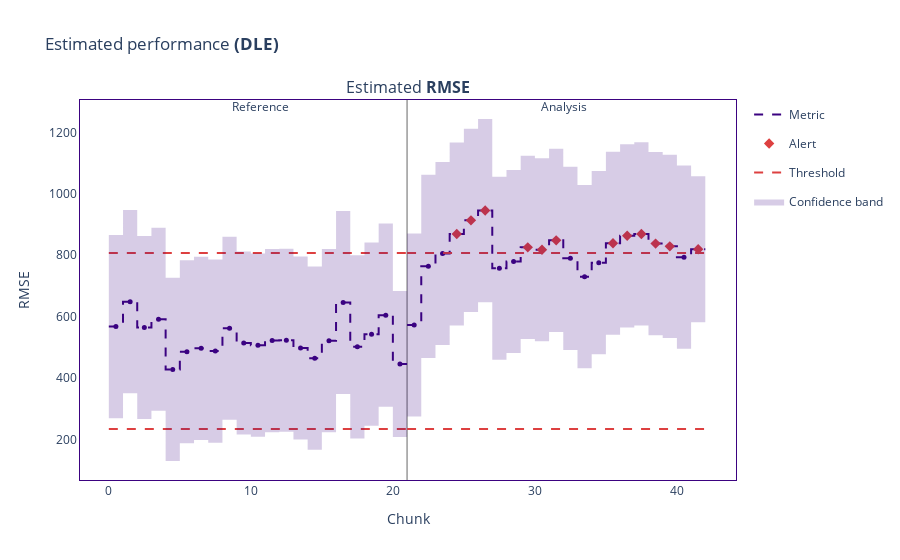

The notebook cell this image was saved under:
### Code cell
estimated_results.plot().show()

### Figure 1 — Plotly figure (JSON) as saved in the notebook; plotly's stock layout.template omitted (floating-point values rounded to 4 significant figures; data arrays with more than 128 entries replaced by an {"elided": "..."} marker saying what was removed)
{"data": [{"hoverinfo": "skip", "legendgroup": "metric_reference", "line": {"color": "#3b0280", "dash": "dash", "shape": "hv", "width": 2}, "mode": "lines", "name": "Metric", "showlegend": true, "type": "scatter", "x": [0, 1, 2, 3, 4, 5, 6, 7, 8, 9, 10, 11, 12, 13, 14, 15, 16, 17, 18, 19, 20, 21], "xaxis": "x", "y": [567.6, 648.9, 564.7, 591.5, 428.2, 485.7, 496.8, 487.8, 562.3, 514.3, 507.2, 522.0, 523.0, 498.0, 464.9, 521.9, 646.2, 501.8, 543.0, 604.9, 446.0, 446.0], "yaxis": "y"}, {"customdata": {"elided": "21x7 mixed values"}, "hovertemplate": "%{customdata[1]} &nbsp; &nbsp; %{customdata[2]} <br />Chunk: <b>%{customdata[3]}</b> &nbsp; &nbsp; %{customdata[4]} <br />%{customdata[0]}: <b>%{customdata[5]}</b><br />Confidence band: +/- <b>%{customdata[6]}</b><br /><extra></extra>", "legendgroup": "metric_reference", "line": {"dash": "dash"}, "marker": {"color": "#3b0280", "size": 5, "symbol": "circle"}, "mode": "markers", "name": "Metric", "showlegend": false, "type": "scatter", "x": [0.5, 1.5, 2.5, 3.5, 4.5, 5.5, 6.5, 7.5, 8.5, 9.5, 10.5, 11.5, 12.5, 13.5, 14.5, 15.5, 16.5, 17.5, 18.5, 19.5, 20.5], "xaxis": "x", "y": [567.6, 648.9, 564.7, 591.5, 428.2, 485.7, 496.8, 487.8, 562.3, 514.3, 507.2, 522.0, 523.0, 498.0, 464.9, 521.9, 646.2, 501.8, 543.0, 604.9, 446.0, 446.0], "yaxis": "y"}, {"hoverinfo": "skip", "legendgroup": "metric_analysis", "line": {"color": "#3b0280", "dash": "dash", "shape": "hv", "width": 2}, "mode": "lines", "name": "Metric", "showlegend": false, "type": "scatter", "x": [21, 22, 23, 24, 25, 26, 27, 28, 29, 30, 31, 32, 33, 34, 35, 36, 37, 38, 39, 40, 41, 42], "xaxis": "x", "y": [572.7, 763.7, 805.7, 869.3, 913.6, 945.4, 757.6, 779.7, 825.6, 817.8, 848.4, 789.9, 730.2, 775.7, 838.8, 863.1, 869.3, 837.8, 828.9, 793.7, 819.5, 819.5], "yaxis": "y"}, {"customdata": {"elided": "21x7 mixed values"}, "hovertemplate": "%{customdata[1]} &nbsp; &nbsp; %{customdata[2]} <br />Chunk: <b>%{customdata[3]}</b> &nbsp; &nbsp; %{customdata[4]} <br />%{customdata[0]}: <b>%{customdata[5]}</b><br />Confidence band: +/- <b>%{customdata[6]}</b><br /><extra></extra>", "legendgroup": "metric_analysis", "line": {"dash": "dash"}, "marker": {"color": "#3b0280", "size": 5, "symbol": "circle"}, "mode": "markers", "name": "Metric", "showlegend": false, "type": "scatter", "x": [21.5, 22.5, 23.5, 24.5, 25.5, 26.5, 27.5, 28.5, 29.5, 30.5, 31.5, 32.5, 33.5, 34.5, 35.5, 36.5, 37.5, 38.5, 39.5, 40.5, 41.5], "xaxis": "x", "y": [572.7, 763.7, 805.7, 869.3, 913.6, 945.4, 757.6, 779.7, 825.6, 817.8, 848.4, 789.9, 730.2, 775.7, 838.8, 863.1, 869.3, 837.8, 828.9, 793.7, 819.5, 819.5], "yaxis": "y"}, {"hoverinfo": "skip", "legendgroup": "alert", "marker": {"color": "#DD4040", "size": 8, "symbol": "diamond"}, "mode": "markers", "name": "Alert", "showlegend": true, "type": "scatter", "x": [24.5, 25.5, 26.5, 29.5, 30.5, 31.5, 35.5, 36.5, 37.5, 38.5, 39.5, 41.5], "xaxis": "x", "y": [869.3, 913.6, 945.4, 825.6, 817.8, 848.4, 838.8, 863.1, 869.3, 837.8, 828.9, 819.5], "yaxis": "y"}, {"hoverinfo": "skip", "legendgroup": "thresh", "line": {"color": "#DD4040", "dash": "dash", "width": 2}, "mode": "lines", "name": "Threshold", "showlegend": true, "type": "scatter", "x": [0, 1, 2, 3, 4, 5, 6, 7, 8, 9, 10, 11, 12, 13, 14, 15, 16, 17, 18, 19, 20, 21], "xaxis": "x", "y": [806.9, 806.9, 806.9, 806.9, 806.9, 806.9, 806.9, 806.9, 806.9, 806.9, 806.9, 806.9, 806.9, 806.9, 806.9, 806.9, 806.9, 806.9, 806.9, 806.9, 806.9, 806.9], "yaxis": "y"}, {"hoverinfo": "skip", "legendgroup": "thresh", "line": {"color": "#DD4040", "dash": "dash", "width": 2}, "mode": "lines", "name": "Threshold", "showlegend": false, "type": "scatter", "x": [0, 1, 2, 3, 4, 5, 6, 7, 8, 9, 10, 11, 12, 13, 14, 15, 16, 17, 18, 19, 20, 21], "xaxis": "x", "y": [234.3, 234.3, 234.3, 234.3, 234.3, 234.3, 234.3, 234.3, 234.3, 234.3, 234.3, 234.3, 234.3, 234.3, 234.3, 234.3, 234.3, 234.3, 234.3, 234.3, 234.3, 234.3], "yaxis": "y"}, {"hoverinfo": "skip", "legendgroup": "thresh", "line": {"color": "#DD4040", "dash": "dash", "width": 2}, "mode": "lines", "name": "Threshold", "showlegend": false, "type": "scatter", "x": [21, 22, 23, 24, 25, 26, 27, 28, 29, 30, 31, 32, 33, 34, 35, 36, 37, 38, 39, 40, 41, 42], "xaxis": "x", "y": [806.9, 806.9, 806.9, 806.9, 806.9, 806.9, 806.9, 806.9, 806.9, 806.9, 806.9, 806.9, 806.9, 806.9, 806.9, 806.9, 806.9, 806.9, 806.9, 806.9, 806.9, 806.9], "yaxis": "y"}, {"hoverinfo": "skip", "legendgroup": "thresh", "line": {"color": "#DD4040", "dash": "dash", "width": 2}, "mode": "lines", "name": "Threshold", "showlegend": false, "type": "scatter", "x": [21, 22, 23, 24, 25, 26, 27, 28, 29, 30, 31, 32, 33, 34, 35, 36, 37, 38, 39, 40, 41, 42], "xaxis": "x", "y": [234.3, 234.3, 234.3, 234.3, 234.3, 234.3, 234.3, 234.3, 234.3, 234.3, 234.3, 234.3, 234.3, 234.3, 234.3, 234.3, 234.3, 234.3, 234.3, 234.3, 234.3, 234.3], "yaxis": "y"}, {"hoverinfo": "skip", "line": {"color": "rgba(0, 0, 0, 0)", "shape": "hv"}, "mode": "lines", "name": "Confidence band", "showlegend": false, "type": "scatter", "x": [0, 1, 2, 3, 4, 5, 6, 7, 8, 9, 10, 11, 12, 13, 14, 15, 16, 17, 18, 19, 20, 21], "xaxis": "x", "y": [865.7, 947.0, 862.8, 889.6, 726.2, 783.7, 794.9, 785.9, 860.4, 812.4, 805.3, 820.1, 821.1, 796.1, 763.0, 819.9, 944.2, 799.8, 841.1, 903.0, 683.4, 683.4], "yaxis": "y"}, {"fill": "tonexty", "fillcolor": "rgba(59, 2, 128, 0.2)", "hoverinfo": "skip", "line": {"color": "rgba(0, 0, 0, 0)", "shape": "hv"}, "mode": "lines", "name": "Confidence band", "showlegend": true, "type": "scatter", "x": [0, 1, 2, 3, 4, 5, 6, 7, 8, 9, 10, 11, 12, 13, 14, 15, 16, 17, 18, 19, 20, 21], "xaxis": "x", "y": [269.5, 350.8, 266.6, 293.4, 130.1, 187.6, 198.8, 189.7, 264.2, 216.3, 209.1, 223.9, 224.9, 199.9, 166.9, 223.8, 348.1, 203.7, 245.0, 306.9, 208.6, 208.6], "yaxis": "y"}, {"hoverinfo": "skip", "line": {"color": "rgba(0, 0, 0, 0)", "shape": "hv"}, "mode": "lines", "name": "Confidence band", "showlegend": false, "type": "scatter", "x": [21, 22, 23, 24, 25, 26, 27, 28, 29, 30, 31, 32, 33, 34, 35, 36, 37, 38, 39, 40, 41, 42], "xaxis": "x", "y": [870.8, 1062.0, 1104.0, 1167.0, 1212.0, 1243.0, 1056.0, 1078.0, 1124.0, 1116.0, 1146.0, 1088.0, 1028.0, 1074.0, 1137.0, 1161.0, 1167.0, 1136.0, 1127.0, 1092.0, 1057.0, 1057.0], "yaxis": "y"}, {"fill": "tonexty", "fillcolor": "rgba(59, 2, 128, 0.2)", "hoverinfo": "skip", "line": {"color": "rgba(0, 0, 0, 0)", "shape": "hv"}, "mode": "lines", "name": "Confidence band", "showlegend": false, "type": "scatter", "x": [21, 22, 23, 24, 25, 26, 27, 28, 29, 30, 31, 32, 33, 34, 35, 36, 37, 38, 39, 40, 41, 42], "xaxis": "x", "y": [274.6, 465.7, 507.7, 571.2, 615.5, 647.3, 459.5, 481.6, 527.5, 519.8, 550.3, 491.8, 432.2, 477.7, 540.7, 565.1, 571.2, 539.8, 530.8, 495.6, 582.1, 582.1], "yaxis": "y"}], "layout": {"annotations": [{"font": {"size": 16}, "showarrow": false, "text": "Estimated <b>RMSE</b>", "x": 0.5, "xanchor": "center", "xref": "paper", "y": 1, "yanchor": "bottom", "yref": "paper"}, {"showarrow": false, "text": "Reference", "x": 10, "xref": "x", "xshift": 10, "y": 1.01, "yref": "y domain"}, {"showarrow": false, "text": "Analysis", "x": 31, "xref": "x", "xshift": 15, "y": 1.01, "yref": "y domain"}], "autosize": true, "hoverlabel": {"bgcolor": "white", "font": {"size": 14}}, "legend": {"itemclick": false, "itemdoubleclick": false, "traceorder": "grouped"}, "paper_bgcolor": "rgba(255,255,255,1)", "plot_bgcolor": "rgba(255,255,255,1)", "shapes": [{"layer": "below", "line": {"color": "#666666", "width": 1}, "type": "line", "x0": 21, "x1": 21, "xref": "x", "y0": 0, "y1": 1, "yref": "y domain"}], "title": {"text": "Estimated performance <b>(DLE)</b>"}, "xaxis": {"anchor": "y", "autorange": true, "domain": [0, 1], "linecolor": "#3b0280", "matches": "x", "mirror": true, "range": [-2.422, 44.76], "showgrid": false, "title": {"text": "Chunk"}, "type": "linear", "zeroline": false}, "yaxis": {"anchor": "x", "autorange": true, "domain": [0, 1], "linecolor": "#3b0280", "mirror": true, "range": [68.24, 1305.0], "showgrid": false, "title": {"text": "RMSE"}, "type": "linear", "zeroline": false}}}
